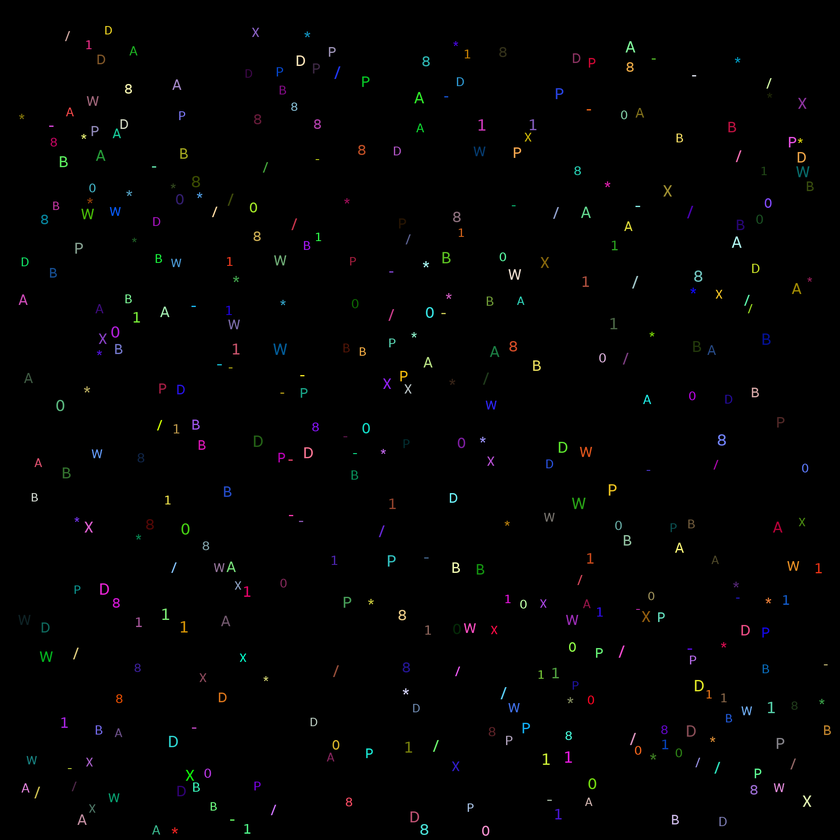
#> input picture alphabet/symbols.png, 840 x 840 px, shrunk from 2000 x 2000 before the run
$ python main.py
#> lines starting #> are read from the running program, lines starting #| are printed output that depends on the picture; after the words box and inside, x2 and y2 are one past the last pixel; in counts of white or black regions, pixels touching at a corner belong together
import os
from pathlib import Path
import sys

import matplotlib.pyplot as plt
import numpy as np
from skimage.io import imread
from skimage.measure import label, regionprops

os.environ.setdefault("MPLCONFIGDIR", "/tmp/mpl")

BASE_DIR = Path(__file__).resolve().parent

DEBUG_8B = False
VLINES_B8_THRESHOLD = 0.2
ASPECT_DASH_THRESHOLD = 2.5
HOLE_CY_P_THRESHOLD = 0.40
HOLE_AREA_A_THRESHOLD = 0.12
HOLE_AREA_BIG_THRESHOLD = 0.33
ECCENTRICITY_D_THRESHOLD = 0.60
ASPECT_D_THRESHOLD = 0.75


def first_existing_path(*candidates) :
    for candidate in candidates:
        if candidate.exists():
            return candidate
    return candidates[0]


def count_holes(region) :
    shape = region.image.shape
    padded = np.zeros((shape[0] + 2, shape[1] + 2), dtype=bool)
    padded[1:-1, 1:-1] = region.image
    inverted = np.logical_not(padded)
    labeled = label(inverted)
    return int(np.max(labeled) - 1)


def largest_hole_stats(region):
    shape = region.image.shape
    padded = np.zeros((shape[0] + 2, shape[1] + 2), dtype=bool)
    padded[1:-1, 1:-1] = region.image
    inverted = np.logical_not(padded)
    labeled = label(inverted)

    inner = []
    for r in regionprops(labeled):
        minr, minc, maxr, maxc = r.bbox
        if minr == 0 or minc == 0 or maxr == labeled.shape[0] or maxc == labeled.shape[1]:
            continue
        inner.append(r)

    if not inner:
        return 0.0, 0.0

    h = max(inner, key=lambda r: r.area)
    hole_area = float(h.area) / float(region.image.size)
    hole_cy = float(h.centroid[0]) / float(region.image.shape[0])
    return hole_area, hole_cy


def classificator(region):
    holes = count_holes(region)

    if holes == 2:  # B,8
        vlines = (np.sum(region.image, 0) == region.image.shape[0]).sum()
        vlines = vlines / region.image.shape[1]
        decision = "B" if vlines > VLINES_B8_THRESHOLD else "8"
        if DEBUG_8B:
            print(f"label={region.label} holes=2 vlines={vlines:.4f} -> {decision}")
        return decision

    if holes == 1:  # A,0,P,D
        hole_area, hole_cy = largest_hole_stats(region)
        aspect = region.image.shape[1] / region.image.shape[0]

        if hole_cy < HOLE_CY_P_THRESHOLD:
            return "P"
        if hole_area < HOLE_AREA_A_THRESHOLD:
            return "A"
        if hole_area > HOLE_AREA_BIG_THRESHOLD:
            if (region.eccentricity < ECCENTRICITY_D_THRESHOLD) or (aspect > ASPECT_D_THRESHOLD):
                return "D"
        return "0"

    # holes == 0: 1,W,X,*,-,/
    if region.image.sum() / region.image.size == 1.0:
        return "-"

    shape = region.image.shape
    aspect = shape[1] / shape[0]
    if aspect > ASPECT_DASH_THRESHOLD:
        return "-"

    aspect2 = np.min(shape) / np.max(shape)
    if aspect2 > 0.9:
        return "*"

    vlines = (np.sum(region.image, 0) == region.image.shape[0]).sum()
    hlines = (np.sum(region.image, 1) == region.image.shape[1]).sum()
    if vlines > 0 and hlines > 0:
        return "1"

    labeled = label(np.logical_not(region.image))
    bays = 0
    for r in regionprops(labeled):
        if r.area > 3:
            bays += 1
    if bays == 2:
        return "/"
    if bays == 4:
        return "X"
    if bays == 5:
        return "W"
    return "?"


if len(sys.argv) > 1:
    arg_path = Path(sys.argv[1]).expanduser()
    if arg_path.is_absolute():
        input_candidate = arg_path
    else:
        input_candidate = first_existing_path(Path.cwd() / arg_path, BASE_DIR / arg_path)
else:
    input_candidate = BASE_DIR / "symbols.png"

input_path = first_existing_path(
    input_candidate,
    BASE_DIR / "symbols.png",
    Path("symbols.png"),
)

image = imread(str(input_path))[:, :, :3]
#> image is the input picture: shape (840, 840, 3); mean R, G, B 2, 2, 2
abinary = image.mean(2) > 0
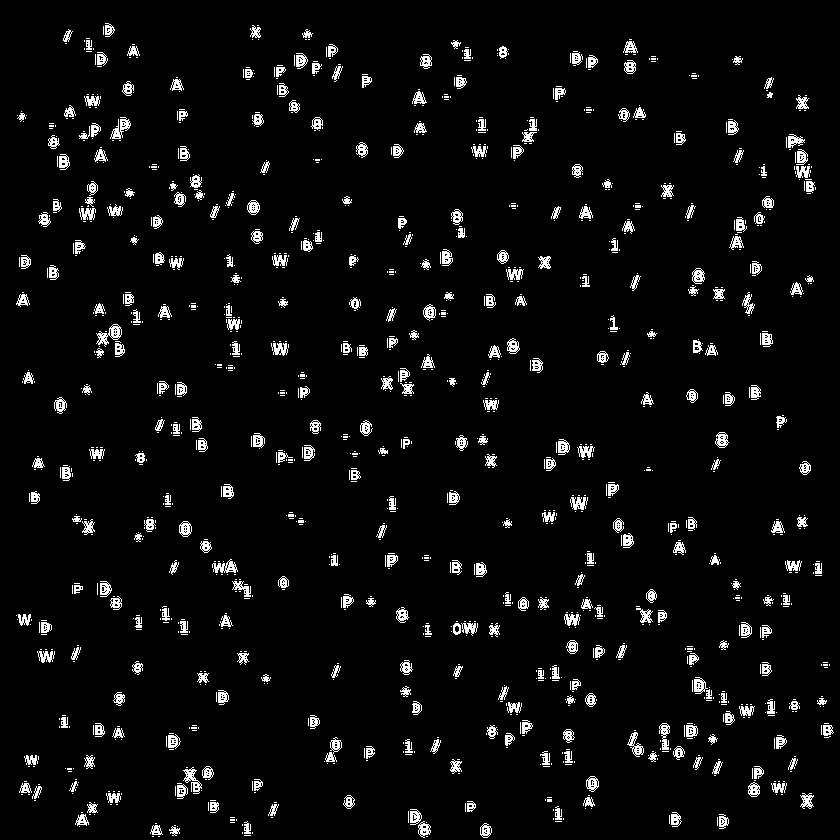
#> abinary: shape (840, 840) bool; 4.6% white in thin lines or dots

alabeled = label(abinary)
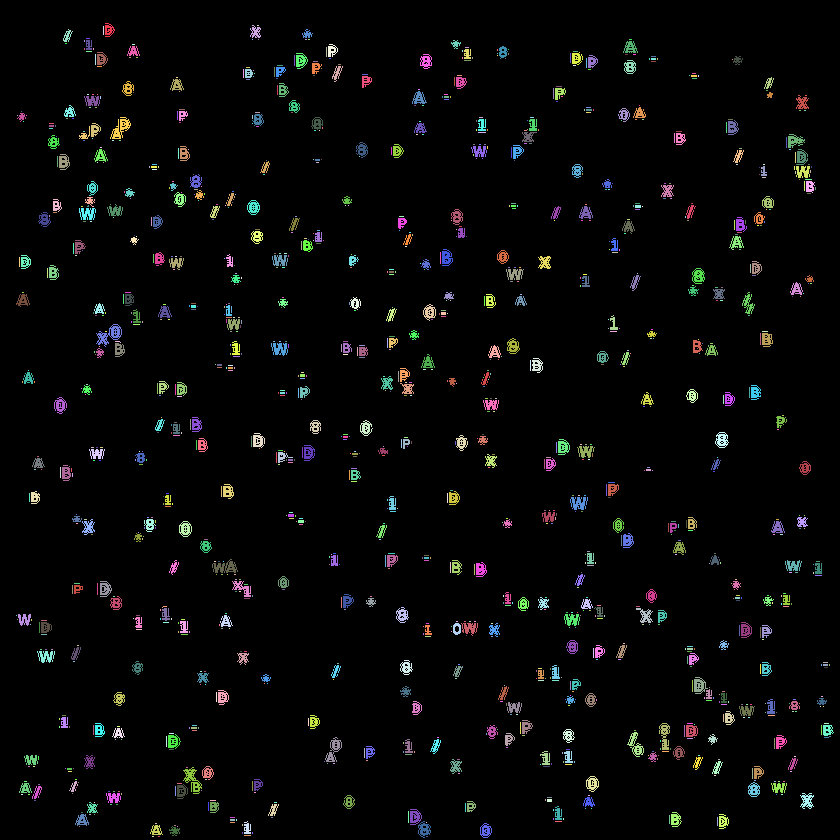
#> alabeled: shape (840, 840) int32; 1355 distinct labels, from 0 to 1354; one colour per label, 0 black
aprops = regionprops(alabeled)
#> aprops = 1354 regions; largest, box (x1, y1, x2, y2) and area: (96, 324, 122, 347) 225, (183, 767, 202, 794) 197, (110, 117, 131, 139) 195, (212, 559, 238, 573) 185, (325, 737, 342, 762) 168

results: dict[str, int] = {}

image_path = BASE_DIR / "out"
image_path.mkdir(parents=True, exist_ok=True)

plt.figure(figsize=(5, 7))

for region in aprops:
    symbol = classificator(region)
    results[symbol] = results.get(symbol, 0) + 1

    plt.cla()
    plt.title(f"Class - '{symbol}'")
    plt.imshow(region.image)
    plt.axis("off")
#> (the run stopped early here; a loop or call above may not have finished)
